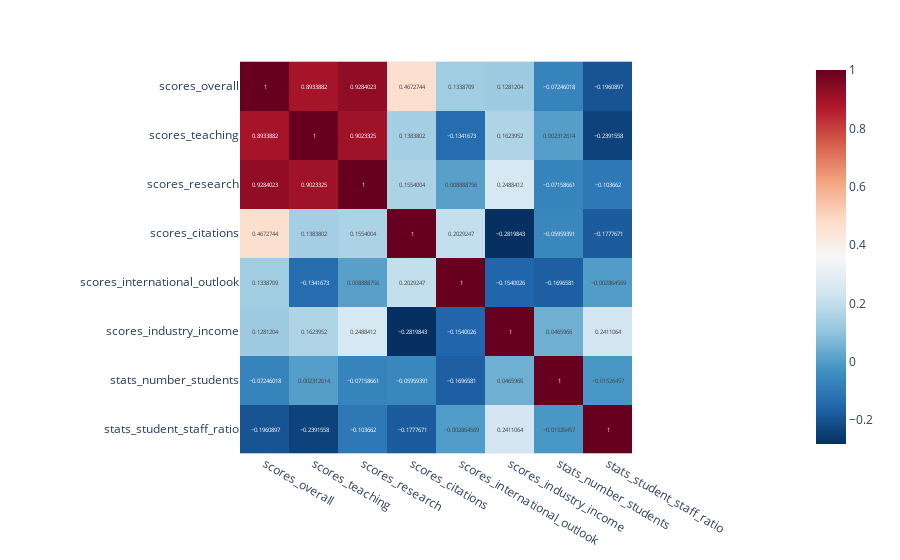

This figure's notebook cell:
### Code cell
##plotar correlação entre os seis fatores considerados usando plotly
fig = px.imshow(dados_2024.loc[:199,fatores_analisados].corr(),text_auto=True,color_continuous_scale='RdBu_r')
fig.show()

### Figure 1 — Plotly figure (JSON) as saved in the notebook; plotly's stock layout.template omitted (floating-point values rounded to 4 significant figures)
{"data": [{"coloraxis": "coloraxis", "hovertemplate": "x: %{x}<br>y: %{y}<br>color: %{z}<extra></extra>", "name": "0", "texttemplate": "%{z}", "type": "heatmap", "x": ["scores_overall", "scores_teaching", "scores_research", "scores_citations", "scores_international_outlook", "scores_industry_income", "stats_number_students", "stats_student_staff_ratio"], "xaxis": "x", "y": ["scores_overall", "scores_teaching", "scores_research", "scores_citations", "scores_international_outlook", "scores_industry_income", "stats_number_students", "stats_student_staff_ratio"], "yaxis": "y", "z": [[1, 0.8934, 0.9284, 0.4673, 0.1339, 0.1281, -0.07246, -0.1961], [0.8934, 1, 0.9023, 0.1384, -0.1342, 0.1624, 0.002313, -0.2392], [0.9284, 0.9023, 1, 0.1554, 0.008889, 0.2488, -0.07159, -0.1037], [0.4673, 0.1384, 0.1554, 1, 0.2029, -0.282, -0.05959, -0.1778], [0.1339, -0.1342, 0.008889, 0.2029, 1, -0.154, -0.1697, -0.002865], [0.1281, 0.1624, 0.2488, -0.282, -0.154, 1, 0.0466, 0.2411], [-0.07246, 0.002313, -0.07159, -0.05959, -0.1697, 0.0466, 1, -0.01526], [-0.1961, -0.2392, -0.1037, -0.1778, -0.002865, 0.2411, -0.01526, 1]]}], "layout": {"coloraxis": {"colorscale": [[0, "rgb(5,48,97)"], [0.1, "rgb(33,102,172)"], [0.2, "rgb(67,147,195)"], [0.3, "rgb(146,197,222)"], [0.4, "rgb(209,229,240)"], [0.5, "rgb(247,247,247)"], [0.6, "rgb(253,219,199)"], [0.7, "rgb(244,165,130)"], [0.8, "rgb(214,96,77)"], [0.9, "rgb(178,24,43)"], [1, "rgb(103,0,31)"]]}, "margin": {"t": 60}, "xaxis": {"anchor": "y", "constrain": "domain", "domain": [0, 1], "scaleanchor": "y"}, "yaxis": {"anchor": "x", "autorange": "reversed", "constrain": "domain", "domain": [0, 1]}}}
